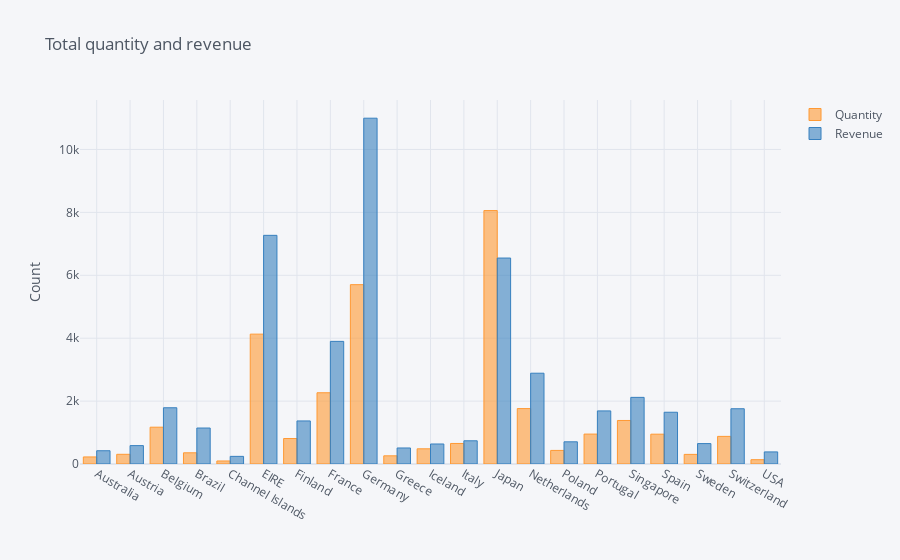

The notebook cell this image was saved under:
### Markdown cell above
## 1. Create an interactive bar chart showing total quantity and revenue by country (excluding United Kingdom) for the month of April 2011.

### Code cell
import re 
filtro = data[(data['Country']!='United Kingdom')&(data['InvoiceDate'].astype(str).str.contains(r"2011-04(.+)", regex=True))]
value = filtro.groupby(['Country']).agg({'Quantity':'sum','Revenue':'sum'})
value.iplot(kind='bar', yTitle='Count', title='Total quantity and revenue',filename='cufflinks/categorical-bar-chart')

### Figure 1 — Plotly figure (JSON) as saved in the notebook; plotly's stock layout.template omitted (floating-point values rounded to 4 significant figures)
{"data": [{"marker": {"color": "rgba(255, 153, 51, 0.6)", "line": {"color": "rgba(255, 153, 51, 1.0)", "width": 1}}, "name": "Quantity", "orientation": "v", "text": "", "type": "bar", "x": ["Australia", "Austria", "Belgium", "Brazil", "Channel Islands", "EIRE", "Finland", "France", "Germany", "Greece", "Iceland", "Italy", "Japan", "Netherlands", "Poland", "Portugal", "Singapore", "Spain", "Sweden", "Switzerland", "USA"], "y": [224, 308, 1170, 356, 96, 4129, 810, 2265, 5702, 260, 483, 653, 8058, 1762, 432, 951, 1384, 948, 306, 878, 137]}, {"marker": {"color": "rgba(55, 128, 191, 0.6)", "line": {"color": "rgba(55, 128, 191, 1.0)", "width": 1}}, "name": "Revenue", "orientation": "v", "text": "", "type": "bar", "x": ["Australia", "Austria", "Belgium", "Brazil", "Channel Islands", "EIRE", "Finland", "France", "Germany", "Greece", "Iceland", "Italy", "Japan", "Netherlands", "Poland", "Portugal", "Singapore", "Spain", "Sweden", "Switzerland", "USA"], "y": [421.6, 584.8, 1788.0, 1144.0, 243.0, 7270.0, 1369.0, 3899.0, 10990.0, 509.7, 636.2, 737.8, 6549.0, 2887.0, 705.8, 1688.0, 2119.0, 1646.0, 649.1, 1757.0, 383.9]}], "layout": {"legend": {"bgcolor": "#F5F6F9", "font": {"color": "#4D5663"}}, "paper_bgcolor": "#F5F6F9", "plot_bgcolor": "#F5F6F9", "title": {"font": {"color": "#4D5663"}, "text": "Total quantity and revenue"}, "xaxis": {"gridcolor": "#E1E5ED", "showgrid": true, "tickfont": {"color": "#4D5663"}, "title": {"font": {"color": "#4D5663"}, "text": ""}, "zerolinecolor": "#E1E5ED"}, "yaxis": {"gridcolor": "#E1E5ED", "showgrid": true, "tickfont": {"color": "#4D5663"}, "title": {"font": {"color": "#4D5663"}, "text": "Count"}, "zerolinecolor": "#E1E5ED"}}}
